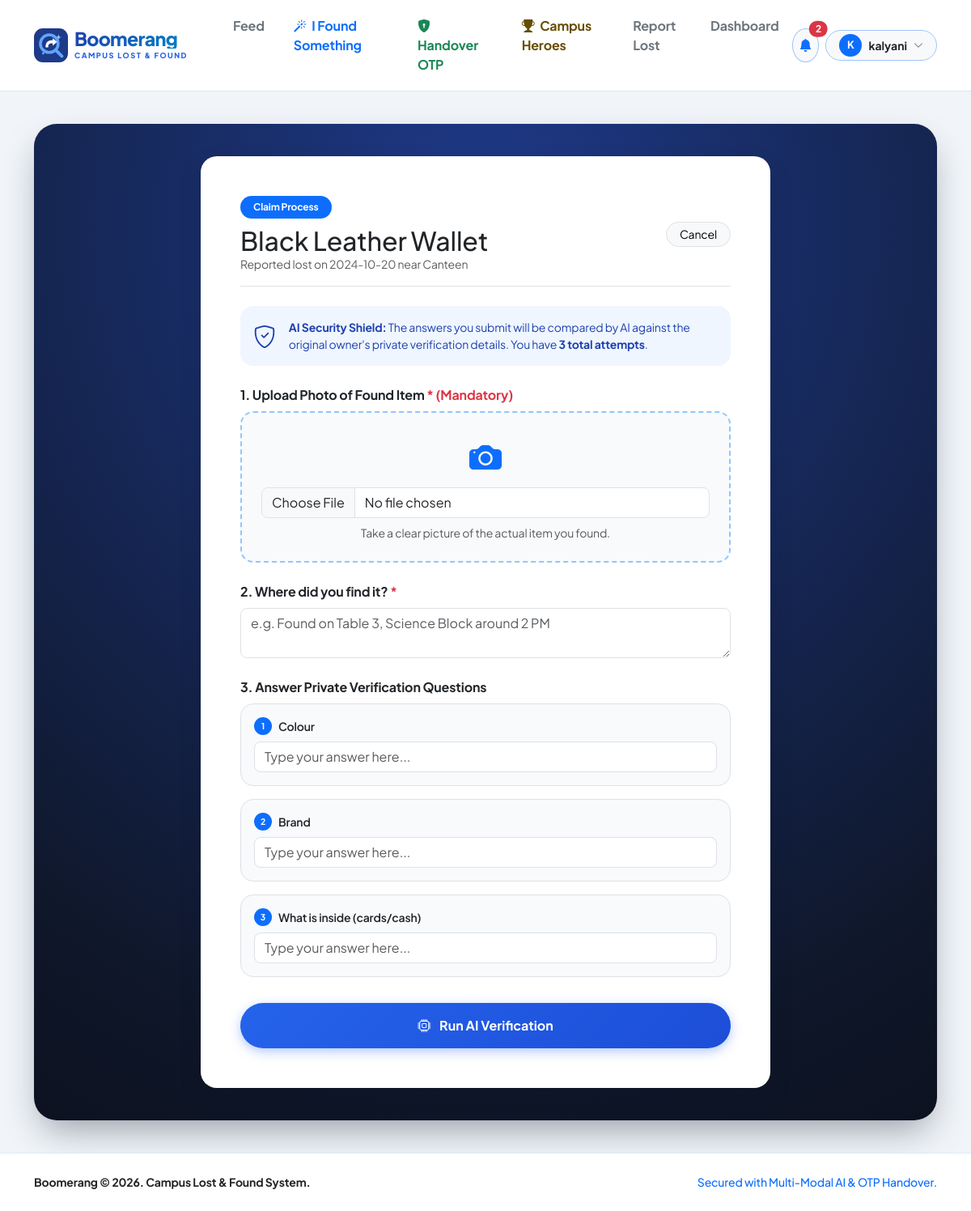
The app's page /item/1/found (signed in) with its own data.
### tables this page shows
CREATE TABLE users (
        id INTEGER PRIMARY KEY AUTOINCREMENT,
        name TEXT,
        email TEXT UNIQUE,
        phone TEXT,
        dept TEXT,
        pw TEXT,
        role TEXT DEFAULT 'user'
    , karma INTEGER DEFAULT 0);

CREATE TABLE items (
        id INTEGER PRIMARY KEY AUTOINCREMENT,
        owner_id INTEGER,
        name TEXT,
        category TEXT,
        date TEXT,
        place TEXT,
        description TEXT,
        photo TEXT,
        features TEXT,
        status TEXT DEFAULT 'lost',
        created TIMESTAMP DEFAULT CURRENT_TIMESTAMP
    );

### app.py (the view, shortened to what this page needs)
@app.route("/item/<int:iid>/found", methods=["GET", "POST"])
@login_required
def found(iid):
    it = q("SELECT * FROM items WHERE id=?", (iid,), one=True)
    if not it:
        abort(404)
    u = me()
    if it["owner_id"] == u["id"]:
        flash("You cannot claim your own reported lost item.", "warning")
        return redirect(url_for("item", iid=iid))
    failed_attempts = q("SELECT COUNT(*) c FROM claims WHERE item_id=? AND finder_id=? AND status='rejected'",
                        (iid, u["id"]), one=True)["c"]
    if failed_attempts >= 3:
        flash("You have reached the maximum of 3 failed verification attempts for this item.", "danger")
        return redirect(url_for("item", iid=iid))
    feats = json.loads(it["features"] or "[]")
    return render_template("found_form.html", it=it, feats=feats)

### app.py (called while the page is built)
def db():
    if "db" not in g:
        g.db = sqlite3.connect(DB)
        g.db.row_factory = sqlite3.Row
    return g.db

def q(sql, args=(), one=False, commit=False):
    cur = db().execute(sql, args)
    if commit:
        db().commit()
        return cur.lastrowid
    rows = cur.fetchall()
    return (rows[0] if rows else None) if one else rows

def me():
    if "uid" in session:
        return q("SELECT * FROM users WHERE id=?", (session["uid"],), one=True)
    return None

def login_required(f):
    @wraps(f)
    def w(*a, **k):
        if not me():
            flash("Please log in to continue.", "warning")
            return redirect(url_for("login"))
        return f(*a, **k)
    return w

@app.context_processor
def inject():
    u = me()
    unread_count = 0
    if u:
        row = q("SELECT COUNT(*) c FROM notes WHERE user_id=? AND seen=0", (u["id"],), one=True)
        unread_count = row["c"] if row else 0
    return dict(current_user=u, unread=unread_count, mask=mask, categories=CATEGORIES)

### templates/found_form.html (shortened to what this page needs)
{% extends "base.html" %}
{% block content %}
<div class="dark-blue-canvas my-3">
    <div class="row justify-content-center">
        <div class="col-lg-8">
            <div class="card-white-pop p-4 p-md-5">
                <div class="d-flex justify-content-between align-items-center border-bottom pb-3 mb-4">
                    <div>
                        <span class="badge bg-primary text-white px-3 py-2 rounded-pill fw-bold mb-2">Claim Process</span>
                        <h2 class="fw-extrabold mb-0 text-dark">{{ it.name }}</h2>
                        <p class="text-muted small mb-0">Reported lost on {{ it.date }} near {{ it.place or 'Campus' }}</p>
                    </div>
                    <a href="{{ url_for('item', iid=it.id) }}" class="btn btn-light border rounded-pill btn-sm px-3">Cancel</a>
                </div>
                <div class="alert alert-info border-0 rounded-4 d-flex align-items-center gap-3 p-3 mb-4" style="background: #eff6ff; color: #1e40af;">
                    <i class="bi bi-shield-check fs-3"></i>
                    <div class="small">
                        <strong>AI Security Shield:</strong> The answers you submit will be compared by AI against the original owner's private verification details. You have <strong>3 total attempts</strong>.
                    </div>
                </div>
                <form method="POST" action="{{ url_for('found', iid=it.id) }}" enctype="multipart/form-data">
                    <div class="mb-4">
                        <label class="form-label fw-bold text-dark">1. Upload Photo of Found Item <span class="text-danger">* (Mandatory)</span></label>
                        <div class="p-4 rounded-4 text-center" style="background: #f8fafc; border: 2px dashed #93c5fd;">
                            <i class="bi bi-camera-fill text-primary fs-1 d-block mb-2"></i>
                            <input type="file" name="photo" class="form-control rounded-3" accept="image/*" required>
                            <div class="form-text small mt-2">Take a clear picture of the actual item you found.</div>
                        </div>
                    </div>
                    <div class="mb-4">
                        <label class="form-label fw-bold text-dark">2. Where did you find it? <span class="text-danger">*</span></label>
                        <textarea name="description" class="form-control rounded-3" rows="2" placeholder="e.g. Found on Table 3, Science Block around 2 PM" required></textarea>
                    </div>
                    <div class="mb-4">
                        <label class="form-label fw-bold d-block mb-2 text-dark">3. Answer Private Verification Questions</label>
                        <div class="d-flex flex-column gap-3">
                            {% for f in feats %}
                            <div class="p-3 rounded-4 border" style="background: #f8fafc;">
                                <label class="form-label fw-semibold text-dark small mb-2 d-flex align-items-center gap-2">
                                    <span class="badge bg-primary text-white rounded-circle p-1" style="width: 22px; height: 22px; display: inline-flex; align-items: center; justify-content: center;">{{ loop.index }}</span>
                                    {{ f.q }}
                                </label>
                                <input type="text" name="ans" class="form-control rounded-3 bg-white" placeholder="Type your answer here..." required>
                            </div>
                            {% endfor %}
                        </div>
                    </div>
                    <div class="d-grid pt-2">
                        <button type="submit" class="btn btn-boomerang py-3 fs-6">
                            <i class="bi bi-cpu me-2"></i> Run AI Verification
                        </button>
                    </div>
                </form>
            </div>
        </div>
    </div>
</div>
{% endblock %}

### templates/base.html (shortened to what this page needs)
<!DOCTYPE html>
<html lang="en">
<head>
    <link href="https://cdn.jsdelivr.net/npm/bootstrap@5.3.3/dist/css/bootstrap.min.css" rel="stylesheet">
    <link href="https://cdn.jsdelivr.net/npm/bootstrap-icons@1.11.3/font/bootstrap-icons.min.css" rel="stylesheet">
</head>
<body>
    <nav class="navbar navbar-expand-lg glass-nav sticky-top">
        <div class="container py-1">
            <a class="navbar-brand d-flex align-items-center gap-2 text-decoration-none" href="{{ url_for('index') }}">
                <div class="d-flex flex-column">
                    <span class="brand-title">Boomerang</span>
                    <span class="brand-subtitle">CAMPUS LOST & FOUND</span>
                </div>
            </a>
            <div class="collapse navbar-collapse" id="navContent">
                <ul class="navbar-nav me-auto mb-2 mb-lg-0 ms-lg-4 gap-1">
                    <li class="nav-item"><a class="nav-link fw-bold px-3 text-secondary" href="{{ url_for('index') }}">Feed</a></li>
                    <li class="nav-item">
                        <a class="nav-link fw-bold px-3 text-primary" href="{{ url_for('found_new') }}">
                            <i class="bi bi-magic me-1"></i> I Found Something
                        </a>
                    </li>
                    <li class="nav-item">
                        <a class="nav-link fw-bold px-3 text-success" href="{{ url_for('otp_verify_page') }}">
                            <i class="bi bi-shield-lock-fill me-1"></i> Handover OTP
                        </a>
                    </li>
                    <li class="nav-item">
                        <a class="nav-link fw-bold px-3 text-warning-emphasis" href="{{ url_for('leaderboard') }}">
                            <i class="bi bi-trophy-fill me-1"></i> Campus Heroes
                        </a>
                    </li>
                    {% if current_user %}
                    <li class="nav-item"><a class="nav-link fw-bold px-3 text-secondary" href="{{ url_for('lost_new') }}">Report Lost</a></li>
                    <li class="nav-item"><a class="nav-link fw-bold px-3 text-secondary" href="{{ url_for('dashboard') }}">Dashboard</a></li>
                    {% endif %}
                </ul>
                <div class="d-flex align-items-center gap-2">
                    {% if current_user %}
                    <a href="{{ url_for('notifications') }}" class="btn btn-light rounded-circle position-relative border border-primary-subtle p-2" title="Notifications">
                        <i class="bi bi-bell-fill text-primary fs-6"></i>
                        {% if unread > 0 %}
                        <span class="position-absolute top-0 start-100 translate-middle badge rounded-pill bg-danger">{{ unread }}</span>
                        {% endif %}
                    </a>
                    <div class="dropdown">
                        <button class="btn btn-light border border-primary-subtle rounded-pill d-flex align-items-center gap-2 py-1 px-3" type="button" data-bs-toggle="dropdown">
                            <span class="bg-primary text-white rounded-circle d-inline-flex align-items-center justify-content-center fw-bold" style="width: 28px; height: 28px; font-size: 0.8rem;">
                                {{ current_user.name[0]|upper }}
                            </span>
                            <span class="fw-bold small text-dark">{{ current_user.name }}</span>
                            <i class="bi bi-chevron-down text-muted" style="font-size: 0.75rem;"></i>
                        </button>
                    </div>
                    {% else %}
                    <a href="{{ url_for('login') }}" class="btn btn-light border rounded-pill px-4 fw-bold text-primary">Login</a>
                    <a href="{{ url_for('register') }}" class="btn btn-boomerang px-4">Register</a>
                    {% endif %}
                </div>
            </div>
        </div>
    </nav>
    <main class="container my-4 flex-grow-1">
        {% block content %}{% endblock %}
    </main>
    <footer class="footer-boomerang text-center small text-muted">
        <div class="container">
            <div class="d-flex justify-content-between align-items-center flex-column flex-md-row gap-2">
                <div class="fw-bold text-dark">Boomerang &copy; 2026. Campus Lost & Found System.</div>
                <div class="text-primary fw-medium">Secured with Multi-Modal AI & OTP Handover.</div>
            </div>
        </div>
    </footer>
</body>
</html>

### templates/base.html (style rules this page uses)
:root { --blue-950: #0a0f1d; --blue-900: #0f172a; --blue-800: #1e3a8a; --blue-700: #1d4ed8; --blue-600: #2563eb; --blue-500: #3b82f6; --blue-100: #dbeafe; }
body { font-family: 'Plus Jakarta Sans', sans-serif; background-color: #f1f5f9; color: #0f172a; min-height: 100vh; display: flex; flex-direction: column; letter-spacing: -0.01em; }
.glass-nav { background: rgba(255, 255, 255, 0.95); backdrop-filter: blur(14px); -webkit-backdrop-filter: blur(14px); border-bottom: 1px solid rgba(191, 219, 254, 0.7); }
.brand-title { font-size: 1.45rem; font-weight: 900; line-height: 1; letter-spacing: -0.03em; background: linear-gradient(135deg, #1e40af 0%, #0284c7 100%); -webkit-background-clip: text; -webkit-text-fill-color: transparent; }
.brand-subtitle { font-size: 0.58rem; font-weight: 800; letter-spacing: 0.16em; color: #2563eb; margin-top: 2px; text-transform: uppercase; }
.btn-boomerang { background: linear-gradient(135deg, #2563eb, #1d4ed8); color: #ffffff; font-weight: 700; border: none; border-radius: 9999px; padding: 0.65rem 1.4rem; box-shadow: 0 4px 14px rgba(37, 99, 235, 0.35); transition: all 0.2s ease; }
.card-white-pop { background: #ffffff !important; border-radius: 20px; border: 1px solid rgba(255, 255, 255, 0.8); box-shadow: 0 12px 30px -5px rgba(15, 23, 42, 0.25); transition: transform 0.25s ease, box-shadow 0.25s ease; }
.dark-blue-canvas { background: radial-gradient(120% 120% at 50% 10%, #1e3a8a 0%, #0f172a 70%, #090d16 100%); border-radius: 28px; padding: 2.5rem 1.5rem; box-shadow: 0 20px 45px -10px rgba(15, 23, 42, 0.4); }
.footer-boomerang { margin-top: auto; background: #ffffff; border-top: 1px solid #dbeafe; padding: 25px 0; }

### records on screen
users: name "K", name "kalyani"
items: name "Black Leather Wallet", date "2024-10-20", place "Canteen"

### other values on screen
{{ unread }} "2"
{{ f.q }} "Colour" "Brand" "What is inside (cards/cash)"
